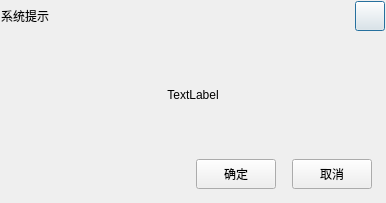
<?xml version="1.0" encoding="UTF-8"?>
<ui version="4.0">
 <class>CustomizeMessageBoxWithReturnValueDialog</class>
 <widget class="QDialog" name="CustomizeMessageBoxWithReturnValueDialog">
  <property name="geometry">
   <rect>
    <x>0</x>
    <y>0</y>
    <width>386</width>
    <height>203</height>
   </rect>
  </property>
  <property name="minimumSize">
   <size>
    <width>160</width>
    <height>120</height>
   </size>
  </property>
  <property name="maximumSize">
   <size>
    <width>400</width>
    <height>300</height>
   </size>
  </property>
  <property name="windowTitle">
   <string>Dialog</string>
  </property>
  <widget class="QWidget" name="layoutWidget">
   <property name="geometry">
    <rect>
     <x>1</x>
     <y>1</y>
     <width>384</width>
     <height>201</height>
    </rect>
   </property>
   <layout class="QVBoxLayout" name="verticalLayout">
    <item>
     <layout class="QHBoxLayout" name="horizontalLayout">
      <item>
       <widget class="QLabel" name="title_label">
        <property name="sizePolicy">
         <sizepolicy hsizetype="Fixed" vsizetype="Fixed">
          <horstretch>0</horstretch>
          <verstretch>0</verstretch>
         </sizepolicy>
        </property>
        <property name="minimumSize">
         <size>
          <width>100</width>
          <height>30</height>
         </size>
        </property>
        <property name="maximumSize">
         <size>
          <width>100</width>
          <height>30</height>
         </size>
        </property>
        <property name="text">
         <string>系统提示</string>
        </property>
       </widget>
      </item>
      <item>
       <spacer name="horizontalSpacer">
        <property name="orientation">
         <enum>Qt::Horizontal</enum>
        </property>
        <property name="sizeHint" stdset="0">
         <size>
          <width>40</width>
          <height>20</height>
         </size>
        </property>
       </spacer>
      </item>
      <item>
       <widget class="QPushButton" name="close_push_button">
        <property name="sizePolicy">
         <sizepolicy hsizetype="Fixed" vsizetype="Fixed">
          <horstretch>0</horstretch>
          <verstretch>0</verstretch>
         </sizepolicy>
        </property>
        <property name="minimumSize">
         <size>
          <width>30</width>
          <height>30</height>
         </size>
        </property>
        <property name="maximumSize">
         <size>
          <width>30</width>
          <height>30</height>
         </size>
        </property>
        <property name="text">
         <string/>
        </property>
       </widget>
      </item>
     </layout>
    </item>
    <item>
     <spacer name="verticalSpacer">
      <property name="orientation">
       <enum>Qt::Vertical</enum>
      </property>
      <property name="sizeHint" stdset="0">
       <size>
        <width>20</width>
        <height>30</height>
       </size>
      </property>
     </spacer>
    </item>
    <item>
     <layout class="QHBoxLayout" name="horizontalLayout_2">
      <item>
       <spacer name="horizontalSpacer_2">
        <property name="orientation">
         <enum>Qt::Horizontal</enum>
        </property>
        <property name="sizeHint" stdset="0">
         <size>
          <width>108</width>
          <height>20</height>
         </size>
        </property>
       </spacer>
      </item>
      <item>
       <widget class="QLabel" name="content_label">
        <property name="sizePolicy">
         <sizepolicy hsizetype="Preferred" vsizetype="Expanding">
          <horstretch>0</horstretch>
          <verstretch>0</verstretch>
         </sizepolicy>
        </property>
        <property name="minimumSize">
         <size>
          <width>0</width>
          <height>25</height>
         </size>
        </property>
        <property name="maximumSize">
         <size>
          <width>16777215</width>
          <height>1665</height>
         </size>
        </property>
        <property name="text">
         <string>TextLabel</string>
        </property>
        <property name="alignment">
         <set>Qt::AlignCenter</set>
        </property>
       </widget>
      </item>
      <item>
       <spacer name="horizontalSpacer_3">
        <property name="orientation">
         <enum>Qt::Horizontal</enum>
        </property>
        <property name="sizeHint" stdset="0">
         <size>
          <width>108</width>
          <height>20</height>
         </size>
        </property>
       </spacer>
      </item>
     </layout>
    </item>
    <item>
     <spacer name="verticalSpacer_3">
      <property name="orientation">
       <enum>Qt::Vertical</enum>
      </property>
      <property name="sizeHint" stdset="0">
       <size>
        <width>30</width>
        <height>30</height>
       </size>
      </property>
     </spacer>
    </item>
    <item>
     <layout class="QHBoxLayout" name="horizontalLayout_3">
      <item>
       <spacer name="horizontalSpacer_4">
        <property name="orientation">
         <enum>Qt::Horizontal</enum>
        </property>
        <property name="sizeHint" stdset="0">
         <size>
          <width>158</width>
          <height>20</height>
         </size>
        </property>
       </spacer>
      </item>
      <item>
       <widget class="QPushButton" name="ok_push_button">
        <property name="sizePolicy">
         <sizepolicy hsizetype="Fixed" vsizetype="Fixed">
          <horstretch>0</horstretch>
          <verstretch>0</verstretch>
         </sizepolicy>
        </property>
        <property name="minimumSize">
         <size>
          <width>80</width>
          <height>30</height>
         </size>
        </property>
        <property name="maximumSize">
         <size>
          <width>80</width>
          <height>30</height>
         </size>
        </property>
        <property name="text">
         <string>确定</string>
        </property>
       </widget>
      </item>
      <item>
       <spacer name="horizontalSpacer_6">
        <property name="orientation">
         <enum>Qt::Horizontal</enum>
        </property>
        <property name="sizeType">
         <enum>QSizePolicy::Fixed</enum>
        </property>
        <property name="sizeHint" stdset="0">
         <size>
          <width>10</width>
          <height>20</height>
         </size>
        </property>
       </spacer>
      </item>
      <item>
       <widget class="QPushButton" name="cancel_push_button">
        <property name="sizePolicy">
         <sizepolicy hsizetype="Fixed" vsizetype="Fixed">
          <horstretch>0</horstretch>
          <verstretch>0</verstretch>
         </sizepolicy>
        </property>
        <property name="minimumSize">
         <size>
          <width>80</width>
          <height>30</height>
         </size>
        </property>
        <property name="maximumSize">
         <size>
          <width>80</width>
          <height>30</height>
         </size>
        </property>
        <property name="text">
         <string>取消</string>
        </property>
       </widget>
      </item>
      <item>
       <spacer name="horizontalSpacer_5">
        <property name="orientation">
         <enum>Qt::Horizontal</enum>
        </property>
        <property name="sizeType">
         <enum>QSizePolicy::Fixed</enum>
        </property>
        <property name="sizeHint" stdset="0">
         <size>
          <width>13</width>
          <height>20</height>
         </size>
        </property>
       </spacer>
      </item>
     </layout>
    </item>
    <item>
     <spacer name="verticalSpacer_2">
      <property name="orientation">
       <enum>Qt::Vertical</enum>
      </property>
      <property name="sizeType">
       <enum>QSizePolicy::Fixed</enum>
      </property>
      <property name="sizeHint" stdset="0">
       <size>
        <width>20</width>
        <height>13</height>
       </size>
      </property>
     </spacer>
    </item>
   </layout>
  </widget>
 </widget>
 <resources/>
 <connections/>
</ui>
